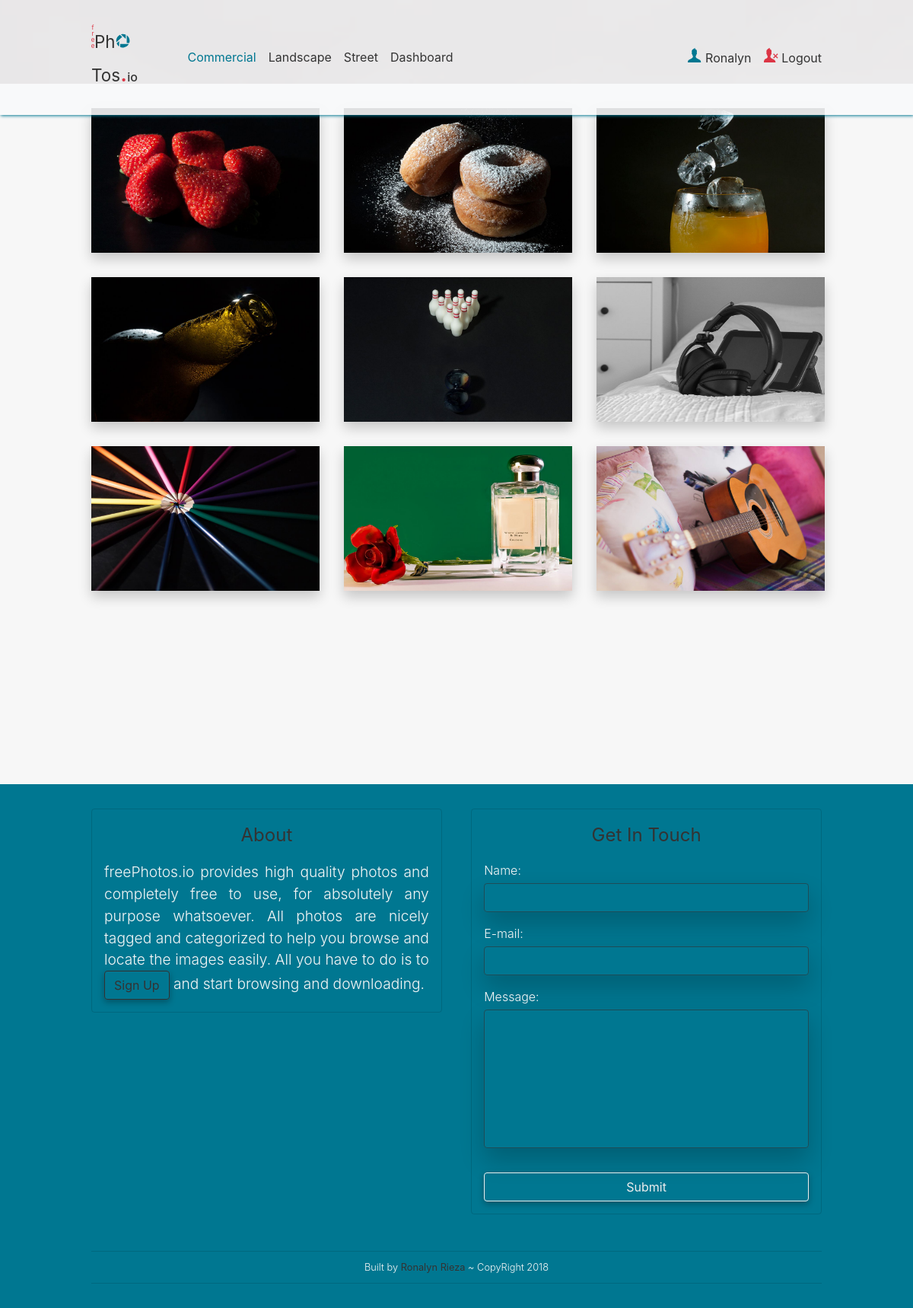
Page /category.php?category=Commercial (signed in) on the committed database.
### tables this page shows
CREATE TABLE `categories` (
  `cat_id` int(3) NOT NULL,
  `cat_title` varchar(255) NOT NULL
);

CREATE TABLE `users` (
  `user_id` int(11) NOT NULL,
  `user_firstname` varchar(255) NOT NULL,
  `user_lastname` varchar(255) NOT NULL,
  `user_image` text NOT NULL,
  `user_email` varchar(255) NOT NULL,
  `user_password` text NOT NULL,
  `user_role` varchar(255) NOT NULL,
  `time_online` int(11) NOT NULL,
  `code_one` text NOT NULL,
  `code_two` text NOT NULL,
  `active` tinyint(1) NOT NULL
);

CREATE TABLE `images` (
  `image_id` int(11) NOT NULL,
  `image_cat_title` varchar(255) NOT NULL,
  `standard_name` varchar(255) NOT NULL,
  `thumbnail_name` varchar(255) NOT NULL,
  `image_type` varchar(255) NOT NULL,
  `image_post_date` date NOT NULL,
  `image_tags` varchar(255) NOT NULL,
  `image_likes` int(11) NOT NULL
);

### config/functions.php (called while the page is built, shortened)
<?php
function clean($string) {
    return htmlentities($string);
}

### config/db.php (called while the page is built, shortened)
<?php
$con = mysqli_connect('localhost', 'root', '', 'ronal720_freephotos_db');
function escape($string) {
	global $con;
	return mysqli_real_escape_string($con, $string);
}
function query($query) {
	global $con;
	$result =  mysqli_query($con, $query);
	return $result;
}
function fetch_array($result) {
	return mysqli_fetch_array($result);
}

### category.php (the view, shortened to what this page needs)
<?php
include("includes/header.php");
include("includes/logedin_nav.php");
?>
<section id="" class="section section--light">
    <div class="container">
     <div class="images-grid" id="">
<?php
if(isset($_GET['category'])){
    $image_cat_title = clean($_GET['category']);
    if(isset($_GET['page'])){
        $page = abs((int)$_GET['page']);
    }else{
        $page = 1;
    }
    $shownimg_num = 12;
    if($page === "" || $page === 1){
        $page_1 = 0;
    }else{
        $page_1 = ($page * $shownimg_num) - $shownimg_num;
    }
$query = "SELECT image_id, standard_name, thumbnail_name, image_likes FROM images WHERE image_cat_title = '".escape($image_cat_title)."' AND image_post_date != '' ORDER BY image_id DESC LIMIT $page_1, $shownimg_num";
$result = query($query);
   if(mysqli_num_rows($result) < 1){
       echo "<h1>No Image Available here</h1>";
   }else{
        while($row = mysqli_fetch_assoc($result)){
            $image_id = $row['image_id'];
            $standard_name = $row['standard_name'];
            $thumbnail_name = $row['thumbnail_name'];
 ?>
         <div class="images-grid__item reveal-item" id="">
            <div class='images-grid__item--imgs'>
                <a href="#" class="images-grid__item--imgs-link open-modal modal-link" data-id="<?php echo $image_id; ?>">
                    <picture>
                      <source srcset="img/<?php echo $standard_name; ?>" media="(min-width: 768px)">
                      <img data-srcset="img/<?php echo $thumbnail_name; ?>" alt="<?php echo $thumbnail_name; ?>" class="lazyload main-imgs">
                    </picture>
                </a>
                </div>
           </div>
<?php   } }  ?>
        </div>
<?php
}else{
   redirect("home.php");
}
?>
     </div>
</section>
  <?php include("includes/footer.php"); ?>
<?php include("includes/close_tags.php");

### includes/logedin_nav.php (shortened to what this page needs)
<link rel="stylesheet" href="css/style.css">
</head>
<body>
<header class="header">
  <nav id="" class="nav container">
    <div class="nav__primary">
      <a href="home.php" class="nav--logo-link"><h1><span class="nav--logo-link-ver-text">free</span>Ph<svg class="icon-small icon-primary">
        <use xlink:href="sprite/sprite.svg#icon-picasa"></use>
      </svg>Tos<span class="nav--logo-link-dot">.</span><span class="nav--logo-link-io">io</span></h1></a>
      <div class="nav__primary--content">
<?php
  $query = "SELECT * FROM categories";
  $select_all_categories_query = query($query);
     while($row = mysqli_fetch_assoc($select_all_categories_query)){
     $cat_title = $row['cat_title'];
     $category_class = '';
         if(isset($_GET['category']) && $_GET['category'] == $cat_title){
            $category_class = 'active';
         }
         echo "<a href='category.php?category=$cat_title' class='$category_class nav__primary--content__link'>{$cat_title}</a>";
     }
   if(isset($_SESSION['user_role'])){
      $session_user_role = clean($_SESSION['user_role']);
       $session_role = escape($session_user_role);
       if($session_role === 'Admin'){
           echo "<a href='admin/dashboard.php' class='nav__primary--content__link'>Dashboard</a>";
       }
   }else if(isset($_COOKIE['role'])){
       $cookie_user_role = clean($_COOKIE['role']);
       $cookie_role = escape($cookie_user_role);
       if($cookie_role === 'Admin'){
           echo "<a href='admin/dashboard.php' class='nav__primary--content__link'>Dashboard</a>";
       }
   }
?>
        <a href="profile.php" class="nav__primary--content__link-profile">
          <svg class="icon-small icon-primary">
            <use xlink:href="sprite/sprite.svg#icon-user"></use>
          </svg>
<?php
if(isset($_COOKIE['user'])){
    $cookie_user = abs((int)$_COOKIE['user']);
    $sql = "SELECT user_firstname FROM users WHERE user_id = '".escape($cookie_user)."' AND active = 1";
    $result = query($sql);
    confirm($result);
    $row = fetch_array($result);
    $db_firstname =  $row['user_firstname'];
    echo $db_firstname;
}else if(isset($_SESSION['user'])){
    $session_user = abs((int)$_SESSION['user']);
    $sql = "SELECT user_firstname FROM users WHERE user_id = '".escape($session_user)."' AND active = 1";
    $result = query($sql);
    $row = fetch_array($result);
    $db_firstname =  $row['user_firstname'];
    echo $db_firstname;
}
?>      </a>
        <a href="logout.php" class="nav__primary--content__link-logout">
          <svg class="icon-small icon-secondary">
            <use xlink:href="sprite/sprite.svg#icon-remove-user"></use>
          </svg> Logout
         </a>
      </div>
    </div>
  </nav>
</header>

### css/style.css (style rules this page uses)
html { line-height:1.15;-webkit-text-size-adjust:100% }
body { margin:0 }
h1 { font-size:2em;margin:.67em 0 }
a { background-color:transparent }
img { border-style:none }
*,:after,:before { margin:0;padding:0;box-sizing:inherit }
html { box-sizing:border-box }
body { margin-top:6.89rem;font-family:-apple-system,BlinkMacSystemFont,Segoe UI,Roboto,Helvetica Neue,Arial,sans-serif;font-size:1rem;font-weight:400;line-height:1.5;color:#333;background:url(../img/sand_pattern_red_overlay.jpg) no-repeat 50% fixed;background-size:cover;min-height:100vh }
a { display:inline-block;text-decoration:none;color:#333 }
.active { color:#007791 }
.container { max-width:80%;padding-right:1rem;padding-left:1rem;margin-left:auto;margin-right:auto }
@media only screen and (max-width:75em) { .container { max-width:62em } }
.reveal-item { opacity:0;transition:all 1.5s ease-out;transform:scale(1.05) }
.item-is-visible,.reveal-item { -webkit-backface-visibility:hidden;backface-visibility:hidden }
.item-is-visible { opacity:1;transform:scale(1) }
.section { padding-top:2rem;padding-bottom:2rem }
.section--light { background-color:#f7f7f7 }
.icon-big,.icon-small { vertical-align:baseline }
.icon-small { height:1.2rem;width:1.2rem }
.icon-primary { fill:#007791 }
.icon-secondary { fill:#dc3545 }
.header { background:rgba(248,249,250,.9);position:fixed;top:0;width:100%;box-shadow:1px 1px 4px #007791;z-index:2 }
.nav { padding-top:1rem;padding-bottom:1rem;position:relative }
.nav--logo-link { width:13% }
.nav--logo-link h1 { font-weight:400;font-size:1.4rem }
.nav--logo-link-ver-text { -ms-writing-mode:tb-lr;writing-mode:vertical-lr;text-orientation:upright;font-size:.5rem;letter-spacing:-2px;color:#dc3545;line-height:.5 }
.nav--logo-link-dot { color:#dc3545;font-size:2rem }
.nav--logo-link-io { font-size:1rem;font-weight:500 }
.nav__primary,.nav__primary--content { display:flex;align-items:center }
.nav__primary--content { width:100%;opacity:1;transition:all .5s ease }
.nav__primary--content__link { margin-left:1rem;-webkit-backface-visibility:hidden;backface-visibility:hidden;transition:all .2s ease }
.nav__primary--content__link-profile { margin-left:auto;transition:all .2s ease;-webkit-backface-visibility:hidden;backface-visibility:hidden }
.nav__primary--content__link-logout { margin-left:1rem;transition:all .2s ease;-webkit-backface-visibility:hidden;backface-visibility:hidden }
.images-grid { display:grid;grid-template-rows:minmax(220px,220px);grid-template-columns:repeat(3,1fr);grid-gap:2rem;grid-auto-rows:minmax(220px,220px);align-items:center;justify-items:center }
@media only screen and (max-width:75em) { .images-grid { grid-template-rows:minmax(190px,190px);grid-auto-rows:minmax(190px,190px) } }
.images-grid__item { min-width:22vw;width:100%;position:relative }
.images-grid__item--imgs { min-width:100% }
.images-grid__item--imgs-link { min-width:100%;background-color:#add8e6;box-shadow:0 .5rem 1rem rgba(0,0,0,.2);height:220px;transition:transform .2s ease }
@media only screen and (max-width:75em) { .images-grid__item--imgs-link { height:190px } }
.images-grid__item--imgs img { width:100%;vertical-align:bottom;height:100%;-o-object-fit:cover;object-fit:cover }
@media only screen and (max-width:75em) { .images-grid__item { min-width:25vw;width:100% } }

### rows in the picture
categories: cat_title "Commercial"
categories: cat_title "Landscape"
categories: cat_title "Street"
users: user_firstname "Ronalyn"
images: shows a picture
images: shows a picture
images: shows a picture
images: shows a picture
images: shows a picture
images: shows a picture
images: shows a picture
images: shows a picture
images: shows a picture
